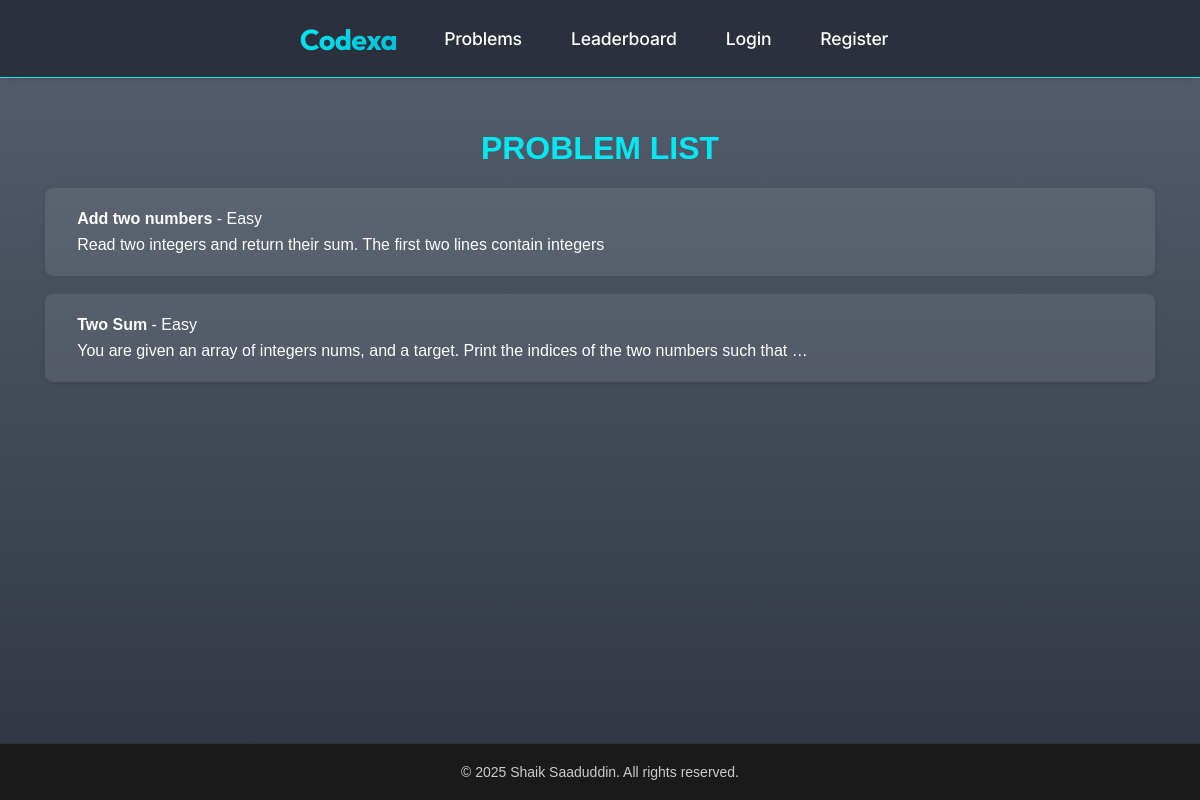
Before: /problems/list/ with the older database file.
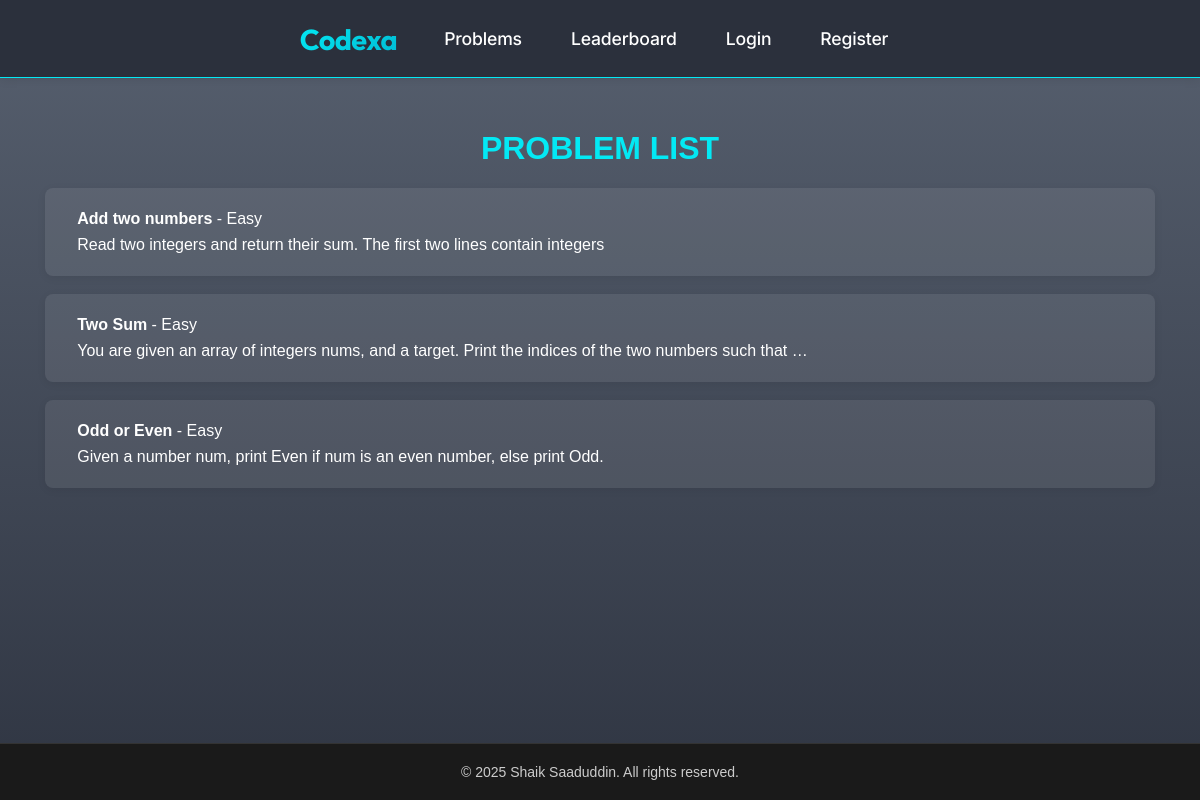
After: the same page with the newer database file.
### problems/models.py (models this page shows, shortened)
class Problem(models.Model):
    title = models.CharField(max_length=200)
    description = models.TextField()
    difficulty = models.CharField(max_length=50)
    sample_input = models.TextField(null=True, blank=True)
    sample_output = models.TextField(null=True, blank=True)

### problems/views.py (the view, shortened to what this page needs)
# urls.py: path('list/', views.problem_list, name='problem-list'),
def problem_list(request):
    problems = Problem.objects.all()
    solved_problems = []
    return render(request, 'problemList.html', {
        'problems': problems,
        'solved_problems': solved_problems
    })

### problems/templates/problemList.html (shortened to what this page needs)
{% extends "base.html" %}
{% load static %}
{% block extra_css %}
<link rel="stylesheet" href="{% static 'problemList.css' %}">
{% endblock %}
{% block content %}
<h1 id="heading">PROBLEM LIST</h1>
<ul style="list-style: none; padding: 0; margin: 0;">
    {% for problem in problems %}
    <li>
        <div class="problem-box">
            <div class="problem-header">
                <div class="problem-title-section">
                    <a href="{% url 'problem-detail' problem.id %}" style="text-decoration: none; color: inherit;">
                        <strong>{{ problem.title }}</strong> - {{ problem.difficulty }}
                    </a>
                </div>
            </div>
            <a href="{% url 'problem-detail' problem.id %}" style="text-decoration: none; color: inherit;">
                {{ problem.description|striptags|truncatewords:20 }}
            </a>
        </div>
    </li>
    {% empty %}
    <li>
        No problems available.
    </li>
    {% endfor %}
</ul>
{% endblock %}

Changed rows visible on the page:
added Problem: title "Odd or Even", difficulty "Easy", description "Given a number num, print Even if num is an even number, else print Odd."
